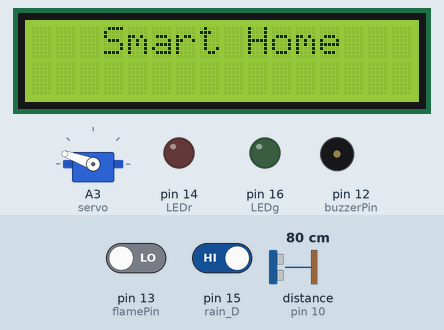
This sketch was run on a simulated Arduino Uno, built with avr-gcc and run on an emulated ATmega328P. Parts: servo, 16×2 character LCD, output pins drawn as LEDs (lit = HIGH), buzzer (waves = sounding, pin HIGH). Wiring (inferred from the names in the program): ultrasonic range finder: trigger pin 11; echo pin 10. Inputs (shaded band) come from the test bench; at power-on: pin 13 (flamePin) LOW, distance to the obstacle (sensor on pin 10) 80 cm, pin 15 (rain_D) HIGH. The echo pulse lasts 58.3 µs per cm; pins used as bus, display or sensor lines are not drawn.

Above: at 1.2 s.
1.3 s: pin 13 (flamePin) driven HIGH
At 1.65 s:
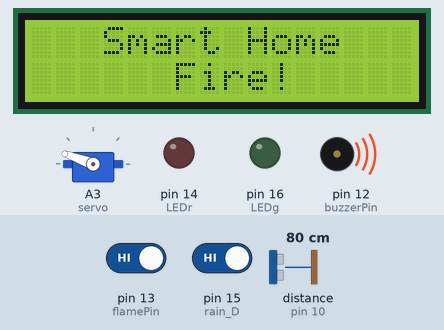
3.9 s: distance to the obstacle (sensor on pin 10) set to 20 cm
5.7 s: distance to the obstacle (sensor on pin 10) set to 15 cm
At 6.7 s:
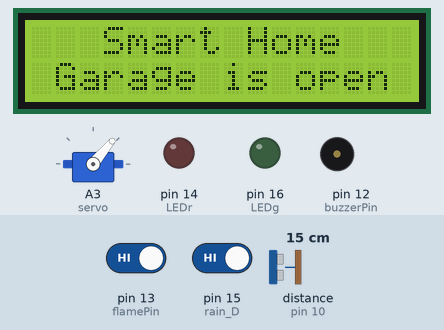
7.3 s: pin 15 (rain_D) driven LOW
At 9.01 s:
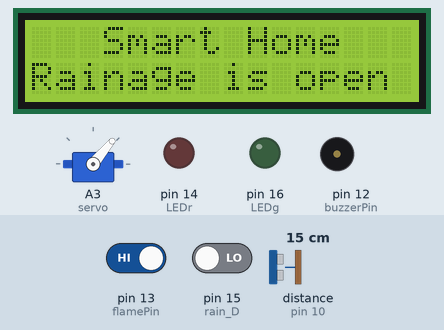
10.3 s: distance to the obstacle (sensor on pin 10) set to 18 cm
At 13.28 s:
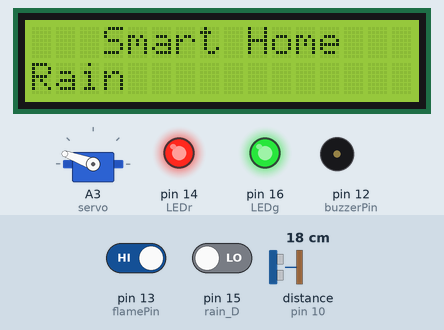
13.3 s: distance to the obstacle (sensor on pin 10) set to 2 cm
At 13.58 s:
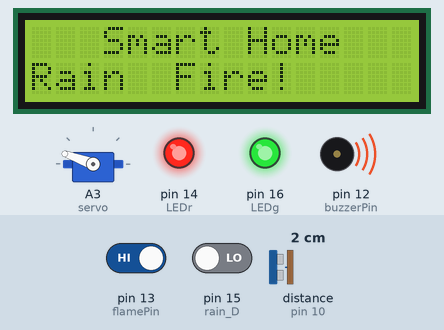
Timing chart, 0 to 18.5 s (numbered marks = the images above; inputs shaded):
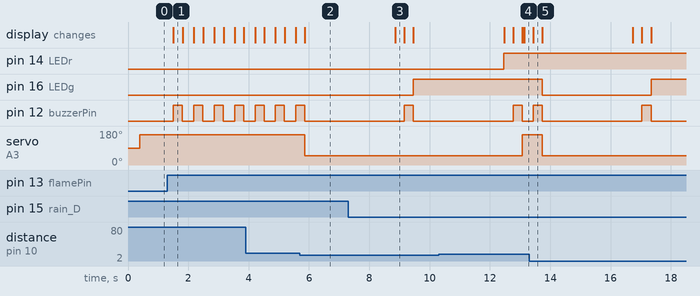

Measured:
- the behaviour switches between 18 and 17 cm on distance to the obstacle (sensor on pin 10) (found by bisection; images 1 and 2)
- after the input at 1.3 s, pin 12 (buzzerPin): alternates HIGH for 0.30 s and LOW for 0.38 s, starting after 0.21 s; the display: changes after 0.21 s (image 1)
- after the input at 5.7 s, pin 12 (buzzerPin): goes on until 5.9 s, then stays LOW; servo on A3 (servo): 160° → 50° after 0.16 s; the display: changes after 0.16 s (image 2)
- after the input at 7.3 s, the display: changes after 1.6 s (image 3)
- after the input at 10.3 s, servo on A3 (servo): 50° → 160° after 2.8 s; the display: first differs from a run without the input after 2.8 s (image 4 shows a later state)
- after the input at 13.3 s, pin 12 (buzzerPin): LOW → HIGH after 3.7 s, → LOW 0.30 s later; servo on A3 (servo): 160° → 50° after 0.44 s

The sketch:

SmartHome5.ino
```cpp
#include <LiquidCrystal.h>
#include<Servo.h>
const int rain_D = 15;//A1
const int buzzerPin = 12;
const int flamePin = 13;
int Flame = LOW;
const int rs = 7, en = 6, d4 = 5, d5 = 4, d6 = 3, d7 = 2;
const int LEDr = 14;//A0
const int LEDg = 16;//A2
//const int LEDf = 9;
int ledrState = LOW;
int ledgState = LOW;
//int ledfState = LOW;
int const trigPin = 11;
int const echoPin = 10;
LiquidCrystal lcd(rs, en, d4, d5, d6, d7);
Servo servo;


void setup() {
  // put your setup code here, to run once:
  pinMode(trigPin, OUTPUT);
  pinMode(echoPin, INPUT);
    servo.attach(A3);
  pinMode(rain_D, INPUT);
  pinMode(buzzerPin, OUTPUT);
  pinMode(flamePin, INPUT);
  pinMode(LEDr, OUTPUT);
  pinMode(LEDg, OUTPUT);
 // pinMode(LEDf, OUTPUT);
    // set up the LCD's number of columns and rows:
  lcd.begin(16, 2);
  lcd.print("   Smart Home   ");
  // Print a message to the LCD.
  Serial.begin(9600);
}

void loop() {
  // put your main code here, to run repeatedly:

  RainAlert();

  FlameAlarm();

  GarageDoor();

  //GLed();
}

  void myDelay(int del) {
    unsigned long myPrevMillis = millis();
    unsigned long myCurrentMillis = myPrevMillis;
    while (myCurrentMillis - myPrevMillis <= del) {
    myCurrentMillis = millis();
    }
  }

  void FlameAlarm(){
    //digitalWrite(LEDf,ledfState);
  Flame = digitalRead(flamePin);
  if (Flame== HIGH)
  {
  //Serial.println("Fire!!!");
  //ledfState = HIGH;
  lcd.setCursor(6, 1);
  lcd.print("Fire!");
  digitalWrite(buzzerPin, HIGH);
  myDelay(300);
  digitalWrite(buzzerPin, LOW);

  }
  else
  {
  //Serial.println("No worries");
  defaultLCD();
  //digitalWrite(buzzerPin, LOW);
  //ledfState = LOW;
  }
    }
  void RainAlert(){
    digitalWrite(LEDr, ledrState);
  if(digitalRead(rain_D) == LOW)
  {
    //Serial.println("Digital value : wet");
    lcd.setCursor(0, 1);
    lcd.print("Rain");
    ledrState = HIGH;
    myDelay(300);
  }
else
  {
    //Serial.println("Digital value : dry");
    ledrState = LOW;
    myDelay(300);
    defaultLCD();
  }
  }
  void GarageDoor(){
      int duration, distance;
  digitalWrite(trigPin, HIGH);
  digitalWrite(trigPin, LOW);
  digitalWrite(LEDg, ledgState);
  // Measure the pulse input in echo pin
  duration = pulseIn(echoPin, HIGH);
  // Distance is half the duration devided by 29.1 (from datasheet)
  distance = (duration/2) / 29.1;
  // if distance less than 0.16.5 meter and more than 0 (0 or less means over range)
  if (distance <= 16.5 && distance >= 0)
    {
      ledgState = HIGH;
      servo.write(50);
      lcd.setCursor(0, 1);
      lcd.print(" Garage is open");

        myDelay(3000);

    }
  else
    {
    servo.write(160);

      defaultLCD();
       ledgState = LOW;
       // Waiting 60 ms won't hurt any one
      myDelay(60);
      }
  }

  void defaultLCD(){
    lcd.clear();
    lcd.print("   Smart Home   ");
  }
```
